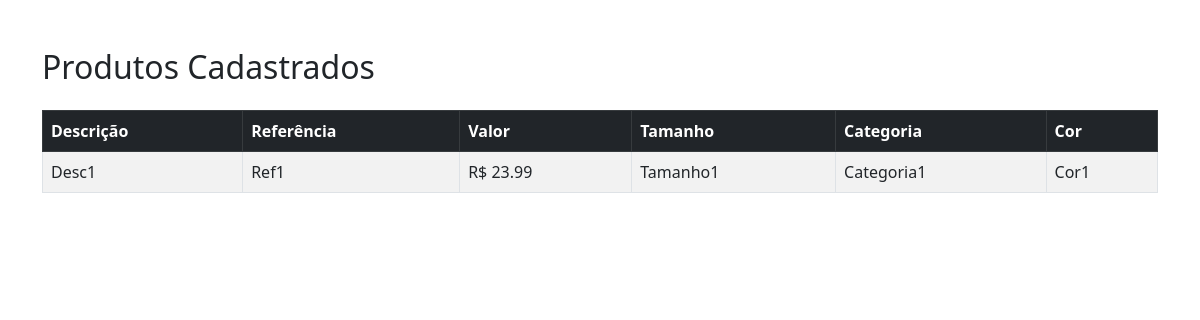
Screenshot of /Listar_Produtos/ with the database file from the repository.
### Produtos/models.py (models this page shows)
class Produtos(models.Model):
    Descricao = models.TextField(max_length=100)
    Referencia = models.TextField(max_length=100)
    Tamanho =  models.ForeignKey(Tamanho, on_delete=models.CASCADE, related_name="Tamanho")
    Categoria =  models.ForeignKey(Categoria, on_delete=models.CASCADE, related_name="Categoria")
    Cor = models.ForeignKey(Cor, on_delete=models.CASCADE, related_name="Cor")
    Valor = models.DecimalField(max_digits=10, decimal_places=2)

class Tamanho(models.Model):
    Descricao = models.TextField(max_length=100)
    Sigla = models.TextField(max_length=100)

class Categoria(models.Model):
    Descricao = models.TextField(max_length=100)

class Cor(models.Model):
    Descricao = models.TextField(max_length=100)

### Produtos/views.py (the view)
# urls.py: path('Listar_Produtos/', views.Listar_Produtos, name='Listar_Produtos'),
def Listar_Produtos(request):
    produtos = Produtos.objects.all()
    return render(request, 'Produtos/Listar_Produtos.html', {'produtos': produtos})

### Produtos/templates/Produtos/Listar_Produtos.html (shortened to what this page needs)
<!DOCTYPE html>
<html lang="pt-br">
<head>
    <link href="https://cdn.jsdelivr.net/npm/bootstrap@5.3.0/dist/css/bootstrap.min.css" rel="stylesheet">
</head>
<body class="container mt-5">
    <h2 class="mb-4">Produtos Cadastrados</h2>
    <table class="table table-striped table-bordered">
        <thead class="table-dark">
            <tr>
                <th>Descrição</th>
                <th>Referência</th>
                <th>Valor</th>
                <th>Tamanho</th>
                <th>Categoria</th>
                <th>Cor</th>
            </tr>
        </thead>
        <tbody>
            {% for produto in produtos %}
            <tr>
                <td>{{ produto.Descricao }}</td>
                <td>{{ produto.Referencia }}</td>
                <td>R$ {{ produto.Valor }}</td>
                <td>{{ produto.Tamanho.Descricao }}</td>
                <td>{{ produto.Categoria.Descricao }}</td>
                <td>{{ produto.Cor.Descricao }}</td>
            </tr>
            {% empty %}
            <tr>
                <td colspan="6" class="text-center">Nenhum produto cadastrado.</td>
            </tr>
            {% endfor %}
        </tbody>
    </table>
</body>
</html>

### rows the page displays
Produtos: Descricao "Desc1", Referencia "Ref1", Valor "23.99", Tamanho.Descricao "Tamanho1", Categoria.Descricao "Categoria1", Cor.Descricao "Cor1"
